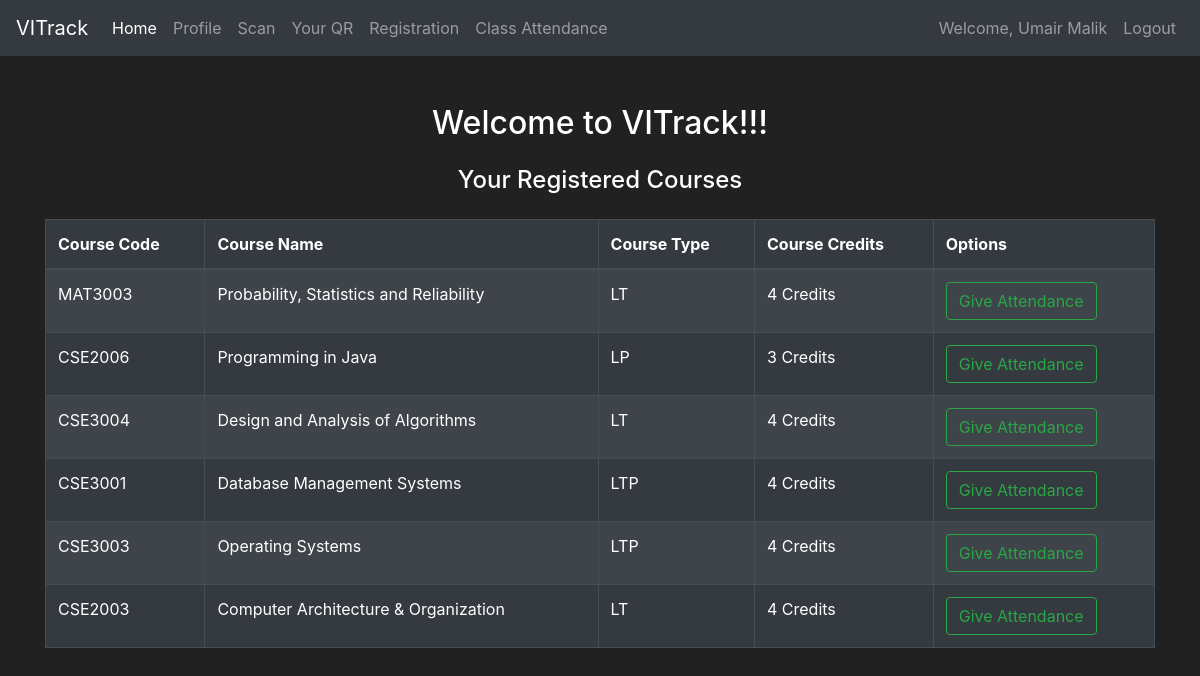
The page /Home_Student (signed in) on the database its author committed.
### Attendance/models.py (models this page shows, shortened)
class UserStudents(db.Model, UserMixin):
    Registration_No_Student = db.Column(db.String(length=20), nullable=False, primary_key=True)
    UserName_Student = db.Column(db.String(length=30), nullable=False, unique=True)
    Name_Student = db.Column(db.String(length=100), nullable=False)
    Branch_Student = db.Column(db.String(length=25), nullable=False)
    Email_Address_Student = db.Column(db.String(length=75), nullable=False, unique=True)
    Password_Hash_Student = db.Column(db.String(length=60), nullable=False)
    Registered_Courses = db.relationship('Course', secondary=Registered_Students_In_Courses,
                                         backref='Enrolled_Students_In_Course')
    @property
    def password(self):
        return self.password

class Course(db.Model):
    Course_ID = db.Column(db.Integer(), primary_key=True)
    Course_Code = db.Column(db.String(length=30), nullable=False, unique=True)
    Course_Name = db.Column(db.String(length=100), nullable=False, unique=True)
    Course_Type = db.Column(db.String(length=15), nullable=False)
    Course_Credits = db.Column(db.Integer(), nullable=False)
    Course_Lectures = db.relationship('LectureFormat', backref='Available_Course_for_Lecture')

### Attendance/student_routes.py (the view, shortened to what this page needs)
@app.route('/Home_Student', methods=['GET', 'POST'])
def home_student_page():
    student = UserStudents.query.filter_by(Registration_No_Student=current_user.Registration_No_Student
                                           ).first()
    course_list = student.Registered_Courses
    return render_template('a31_Home_Student.html', course_list=course_list)

### Attendance/models.py (called while the page is built)
@login_manager.user_loader
def load_user(user_stu_fac):
    user = UserStudents.query.get(user_stu_fac)
    if user:
        return user
    user = UserFaculty.query.get(user_stu_fac)
    return user

### Attendance/templates/a31_Home_Student.html (shortened to what this page needs)
{% extends 'Base_Student.html' %}
{% block content %}
<div class="container mt-5">
    <h2 class="text-center mb-4">Welcome to VITrack!!!</h2>
    <h4 class="text-center mb-4">Your Registered Courses</h4>
    <table class="table table-hover table-bordered table-striped table-dark">
        <thead>
        <tr>
            <th scope="col">Course Code</th>
            <th scope="col">Course Name</th>
            <th scope="col">Course Type</th>
            <th scope="col">Course Credits</th>
            <th scope="col">Options</th>
        </tr>
        </thead>
        <tbody>
        {% for course in course_list %}
        <tr>
            <td>{{ course.Course_Code }}</td>
            <td>{{ course.Course_Name }}</td>
            <td>{{ course.Course_Type }}</td>
            <td>{{ course.Course_Credits }} Credits</td>
            <td>
                <form action="/Home_Student" method="post">
                    <button type="submit" class="btn btn-outline-success">Give Attendance</button>
                </form>
            </td>
        </tr>
        {% endfor %}
        </tbody>
    </table>
</div>
{% endblock %}

### Attendance/templates/Base_Student.html (shortened to what this page needs)
<!doctype html>
<html lang="en">
<head>
    <link rel="stylesheet" href="https://cdn.jsdelivr.net/npm/bootstrap@4.5.3/dist/css/bootstrap.min.css"
>
</head>
<body>
<nav class="navbar navbar-expand-md navbar-dark bg-dark">
    <a class="navbar-brand" href="{{url_for('entrance_page')}}">VITrack</a>
    <div class="collapse navbar-collapse" id="navbarNav">
        {% if current_user.is_authenticated %}
        <ul class="navbar-nav mr-auto">
            <li class="nav-item {% if request.endpoint == 'home_student_page' %}active{% endif %}">
                <a class="nav-link" href="{{ url_for('home_student_page') }}">Home<span class="sr-only">(current)</span></a>
            </li>
            <li class="nav-item {% if request.endpoint == 'profile_student_page' %}active{% endif %}">
                <a class="nav-link" href="{{ url_for('profile_student_page') }}">Profile</a>
            </li>
            <li class="nav-item {% if request.endpoint == 'scan_student_page' %}active{% endif %}">
                <a class="nav-link" href="{{ url_for('scan_student_page') }}">Scan<span class="sr-only">(current)</span></a>
            </li>
            <li class="nav-item {% if request.endpoint == 'your_qr_student_page' %}active{% endif %}">
                <a class="nav-link" href="{{ url_for('your_qr_student_page') }}">Your QR</a>
            </li>
            <li class="nav-item {% if request.endpoint == 'registration_student_page' %}active{% endif %}">
                <a class="nav-link" href="{{ url_for('registration_student_page') }}">Registration<span class="sr-only">(current)</span></a>
            </li>
            <li class="nav-item {% if request.endpoint == 'attendance_records_student_page' %}active{% endif %}">
                <a class="nav-link" href="{{ url_for('attendance_records_student_page') }}">Class Attendance<span class="sr-only">(current)</span></a>
            </li>
        </ul>
        {% endif %}
        {% if current_user.is_authenticated %}
        <ul class="navbar-nav">
            <li class="nav-item">
                <a class="nav-link" href="{{ url_for('profile_student_page') }}">Welcome, {{ current_user.Name_Student
                    }}</a>
            </li>
            <li class="nav-item">
                <a class="nav-link" href="{{ url_for('logout_student_page') }}">Logout</a>
            </li>
        </ul>
        {% endif %}
    </div>
</nav>
{% block content %}
{% endblock %}
</body>
</html>

### Attendance/templates/Base_Student.html (style rules this page uses)
body { background-color: #212121; color: white }

### rows shown on the page
UserStudents: Name_Student "Umair Malik"
Course: Course_Code "MAT3003", Course_Name "Probability, Statistics and Reliability", Course_Type "LT", Course_Credits "4"
Course: Course_Code "CSE2006", Course_Name "Programming in Java", Course_Type "LP", Course_Credits "3"
Course: Course_Code "CSE3004", Course_Name "Design and Analysis of Algorithms", Course_Type "LT", Course_Credits "4"
Course: Course_Code "CSE3001", Course_Name "Database Management Systems", Course_Type "LTP", Course_Credits "4"
Course: Course_Code "CSE3003", Course_Name "Operating Systems", Course_Type "LTP", Course_Credits "4"
Course: Course_Code "CSE2003", Course_Name "Computer Architecture & Organization", Course_Type "LT", Course_Credits "4"
